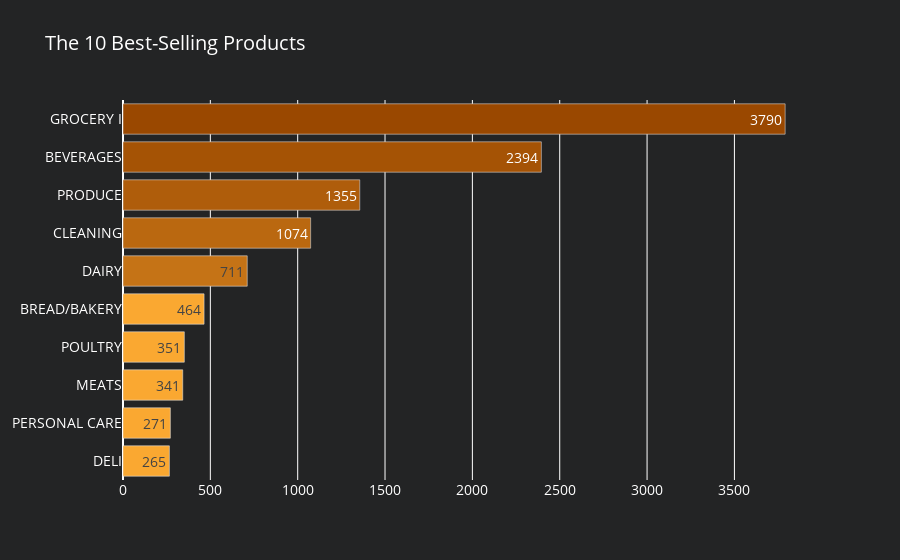

Write notebook code for a chart like this one.
### Markdown cell above
# Average Sales Analysis
The 10 Best-Selling Products

### Code cell
df_fa_sa = df_train1.groupby('family').agg({"sales" : "mean"}).reset_index().sort_values(by='sales', ascending=False)[:10]
df_fa_sa['color'] = colors['level10']
df_fa_sa['color'][:1] = colors['level1']
df_fa_sa['color'][1:2] = colors['level2']
df_fa_sa['color'][2:3] = colors['level3']
df_fa_sa['color'][3:4] = colors['level4']
df_fa_sa['color'][4:5] = colors['level5']

fig1 = go.Figure(data=[go.Bar(x=df_fa_sa['sales'],
                             y=df_fa_sa['family'], 
                             marker=dict(color= df_fa_sa['color']),
                             name='Family', orientation='h',
                             text=df_fa_sa['sales'].astype(int),
                             textposition='auto',
                             hoverinfo='text',
                             hovertext=
                            '<b>Family</b>:'+ df_fa_sa['family'] +'<br>' +
                            '<b>Sales</b>:'+ df_fa_sa['sales'].astype(int).astype(str) +'<br>' ,
                            # hovertemplate='Family: %{y}'+'<br>Sales: $%{x:.0f}'
                            )])
fig1.update_layout(title_text='The 10 Best-Selling Products ',paper_bgcolor=colors['background'],plot_bgcolor=colors['background'],
                font=dict(
                size=14,
                color='white'))

fig1.update_yaxes(showgrid=False, categoryorder='total ascending')

### Figure 1 — Plotly figure (JSON) as saved in the notebook; plotly's stock layout.template omitted (floating-point values rounded to 4 significant figures)
{"data": [{"hoverinfo": "text", "hovertext": ["<b>Family</b>:GROCERY I<br><b>Sales</b>:3790<br>", "<b>Family</b>:BEVERAGES<br><b>Sales</b>:2394<br>", "<b>Family</b>:PRODUCE<br><b>Sales</b>:1355<br>", "<b>Family</b>:CLEANING<br><b>Sales</b>:1074<br>", "<b>Family</b>:DAIRY<br><b>Sales</b>:711<br>", "<b>Family</b>:BREAD/BAKERY<br><b>Sales</b>:464<br>", "<b>Family</b>:POULTRY<br><b>Sales</b>:351<br>", "<b>Family</b>:MEATS<br><b>Sales</b>:341<br>", "<b>Family</b>:PERSONAL CARE<br><b>Sales</b>:271<br>", "<b>Family</b>:DELI<br><b>Sales</b>:265<br>"], "marker": {"color": ["#9a4800", "#a55305", "#af5d0b", "#ba6810", "#c57316", "#faa831", "#faa831", "#faa831", "#faa831", "#faa831"]}, "name": "Family", "orientation": "h", "text": [3790, 2394, 1355, 1074, 711, 464, 351, 341, 271, 265], "textposition": "auto", "type": "bar", "x": [3790.0, 2395.0, 1355.0, 1074.0, 711.2, 464.2, 351.1, 342.0, 271.2, 265.6], "y": ["GROCERY I", "BEVERAGES", "PRODUCE", "CLEANING", "DAIRY", "BREAD/BAKERY", "POULTRY", "MEATS", "PERSONAL CARE", "DELI"]}], "layout": {"font": {"color": "white", "size": 14}, "paper_bgcolor": "#232425", "plot_bgcolor": "#232425", "title": {"text": "The 10 Best-Selling Products "}, "yaxis": {"categoryorder": "total ascending", "showgrid": false}}}
